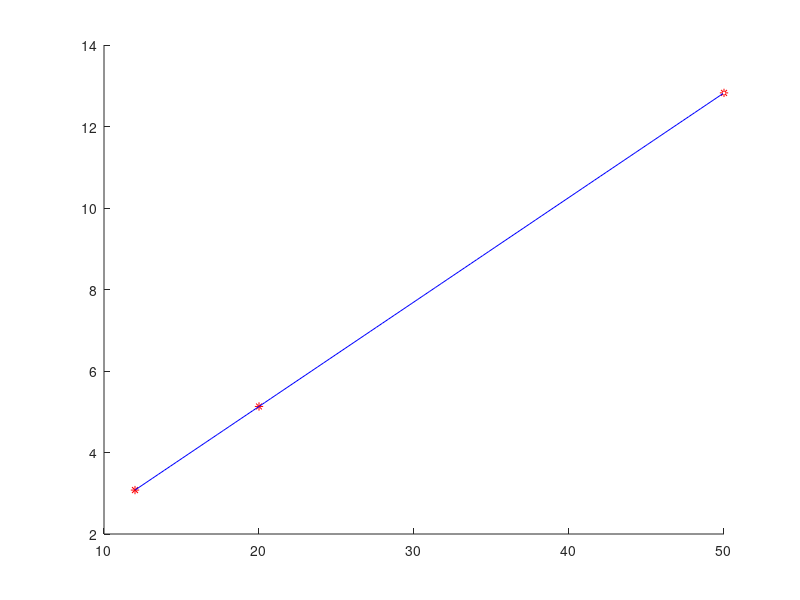

Recreate this plot in MATLAB. (Note: this script raises an error after producing the figure.)

%Brad Schoenrock
%2-01-2009

clear all;

y= [3.078;5.13;12.825];

x= [12;20;50];

n(:,2)=x;
n(:,1)=ones(size(x));
c=n\y;

slope=c(2)
yintercept=c(1)

sp='The Slope Is ';
s=num2str(slope);
st=[sp,s];

si='The Y Intercept Is ';
i=num2str(yintercept);
sti=[si,i];

xp=[min(x):(max(x)-min(x))/100 :max(x)]';
yp=c(2)*xp+c(1);

figure;
hold on
plot(x,y,'r*');
plot(xp,yp,'b-');
plot(max(x),max(y),'w.');
plot(max(x),max(y),'w.');
legend('Data','Fitted Line',st,sti,2)
legend('boxoff')
t1='current vs. voltage';
t3='Brad Schoenrock';
t0='\newline';
t=[t1,t0,t3,t0,date];
title(t)
xlabel('Current i in Amps (A)')
ylabel('Voltage V in Volts (V)')

%{
Brad Schoenrock

slope =2.3300
yintercept =-4.5100
%}